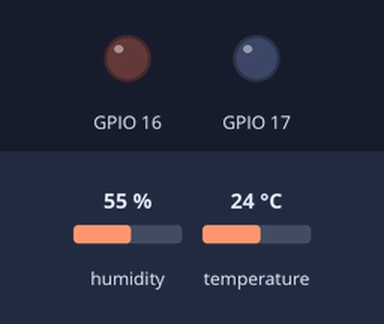
Bench run of a program on a simulated ESP32. Parts: output pins drawn as LEDs (lit = HIGH). The inputs (shaded band) are chosen by the test bench; at power-on: temperature 24 °C, humidity 55 %. What the program prints to the serial monitor is not drawn.

Above: at 1.7 s.
1.8 s: temperature set to 28 °C
7.0 s: temperature set to 31 °C
At 12.4 s:
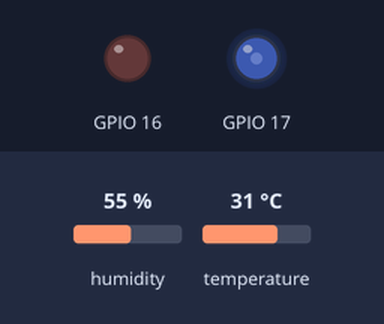
12.7 s: temperature set to 33 °C
17.9 s: temperature set to 36 °C
At 19.45 s:
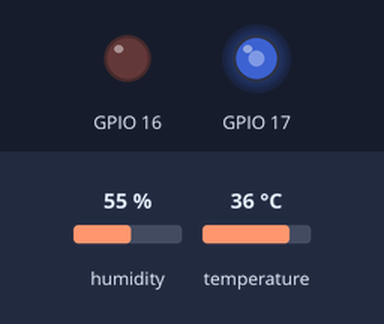
At 22.5 s:
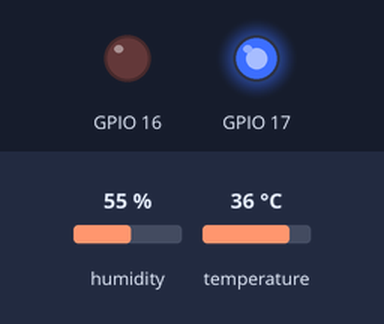
Timing chart, 0 to 24.0 s (numbered marks = the images above; inputs shaded):
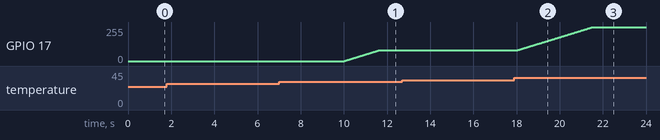

The program:

main.cpp
```cpp
#include<Arduino.h>
#include<DHT.h>
#include "PWMDevice.h"

#define DHT_PIN 4
#define DHTTYPE DHT11
pwmDevice heater(16, 0);
pwmDevice fan(17, 1);
#define PWM_FREQUENCY 5000
#define PWM_RESOLUTION 8 // 0-255


DHT dht(DHT_PIN, DHTTYPE);

//Setting the state
enum State{HOT, AMBIENT, COLD};
State currentState = AMBIENT;

//Thresholds for fan temperature
const float WARNING_HIGH_TEMP_C = 30.0;
const float WARNING_EXTREME_HIGH_TEMP_C = 35.0;

//Thresholds for heater temperature
const float WARNING_LOW_TEMP_C = 5.0;
const float WARNING_EXTREME_LOW_TEMP_C = 0.0;

//Defining the brightness levels
const int FAN_LEVEL_MAX = 255;
const int FAN_LEVEL_MIN = 80;
const int HEATER_LEVEL_MIN = 80;
const int HEATER_LEVEL_MAX = 255;


//Timings
const unsigned long DHT_SENSOR_TIMING = 2000;
const unsigned long PWM_RAMP = 20;
unsigned long previousSensorTime = 0;
unsigned long previousRampTime = 0;

//Variables to store the readings
float temperatureC = 0;
float humidity = 0;

//Functions
bool readSensorData();
void controlOutputs();
void printReadings();

void setup()
{
  Serial.begin(115200);
  delay(500);

  heater.begin(5000, 8);
  fan.begin(5000, 8);

  //Initialize the Sensor
  dht.begin();
  Serial.println("ESP32 Temperature and Humidity Monitor");
  Serial.println("Using DHT sensor with millis()");
  Serial.println("Warning LED above 30°C");
  Serial.println("Fan/Relay ON above 35°C");

}

void loop()
{
  unsigned long currentSensorTime = millis();

    if (currentSensorTime - previousSensorTime >= DHT_SENSOR_TIMING)
    {
        previousSensorTime = currentSensorTime;

        if (readSensorData())
        {
            controlOutputs();
        }
    }

    // Fast timer: ramp outputs smoothly
    if (currentSensorTime - previousRampTime >= PWM_RAMP)
    {
        previousRampTime = currentSensorTime;
        fan.update();
        heater.update();
    }

}

bool readSensorData()
{
  float newtemperature = dht.readTemperature();
  float newhumidity = dht.readHumidity();

  //Exit early if the readings failed and try again
  if(isnan(newtemperature) || isnan(newhumidity))
  {
    Serial.println("Failed to read from DHT sensor!");
    return false;
  }
  temperatureC = newtemperature;
  humidity = newhumidity;
  return true;
}

void controlOutputs()
{
 if (temperatureC >= WARNING_EXTREME_HIGH_TEMP_C)
 {
    currentState = HOT;
    fan.setTarget(FAN_LEVEL_MAX);
    heater.setTarget(0);
  }
  else if (temperatureC >= WARNING_HIGH_TEMP_C)
  {
    currentState = HOT;
    fan.setTarget(FAN_LEVEL_MIN);
    heater.setTarget(0);
  }
  else if (temperatureC <= WARNING_EXTREME_LOW_TEMP_C)
  {
    currentState = COLD;
    heater.setTarget(HEATER_LEVEL_MAX);
    fan.setTarget(0);
  }
  else if (temperatureC <= WARNING_LOW_TEMP_C)
  {
    currentState = COLD;
    heater.setTarget(HEATER_LEVEL_MIN);
    fan.setTarget(0);
  }
  else
  {
    currentState = AMBIENT;
    heater.setTarget(0);
    fan.setTarget(0);
  }


}

void printReadings()
{
    Serial.print("Temperature: ");
    Serial.print(temperatureC);
    Serial.print(" °C | Humidity: ");
    Serial.print(humidity);
    Serial.print(" % | Warning LED: ");
    if (currentState == HOT)
    {
        Serial.print("HOT");
    }
    else if (currentState == COLD)
    {
        Serial.print("COLD");
    }
    else
    {
        Serial.print("AMBIENT");
    }

    Serial.print(" | Fan PWM: ");
    Serial.print(fan.getCurrentLevel());
    Serial.print(" | Heater PWM: ");
    Serial.println(heater.getCurrentLevel());
}
```

PWMDevice.cpp
```cpp
#include "PWMDevice.h"

pwmDevice::pwmDevice(uint8_t pin, uint8_t channel)
{
    _pin = pin;
    _channel = channel;
    _currentLevel = 0;
    _targetLevel = 0;

}

void pwmDevice::begin(uint32_t freq, uint8_t res)
{
    ledcSetup(_channel, freq, res);
    ledcAttachPin(_pin, _channel);
    ledcWrite(_channel, 0);
}

void pwmDevice::setTarget(int target)
{
    _targetLevel = target;
}

void pwmDevice::update()
{
    if(_currentLevel < _targetLevel)
    {
        _currentLevel++;
    }
    else if (_currentLevel > _targetLevel)
    {
        _currentLevel--;
    }
    ledcWrite(_channel, _currentLevel);
}

int pwmDevice::getCurrentLevel()
{
    return _currentLevel;
}
```

PWMDevice.h
```cpp
#ifndef PWM_DEVICE_H
#define PWM_DEVICE_H

#include<Arduino.h>

class pwmDevice
{
    private:
    uint8_t _pin;
    uint8_t _channel;
    int _currentLevel;
    int _targetLevel;

    public:
    pwmDevice(uint8_t pin, uint8_t channel);
    void begin(uint32_t freq, uint8_t res);
    void setTarget(int target);
    void update();
    int getCurrentLevel();
};

#endif
```

Measured:
- the behaviour switches between 29 and 30 °C on temperature (found by bisection; images 0 and 1)
- the behaviour switches between 34 and 35 °C on temperature (found by bisection; images 1 and 2)
- after the input at 1.8 s, every drawn part: stays the same
- after the input at 7.0 s, GPIO 17: moves from 0/255 to 80/255 over 1.6 s, starting after 3.0 s
- after the input at 12.7 s, every drawn part: stays the same
- after the input at 17.9 s, GPIO 17: moves from 80/255 to 255/255 over 3.5 s, starting after 0.12 s
